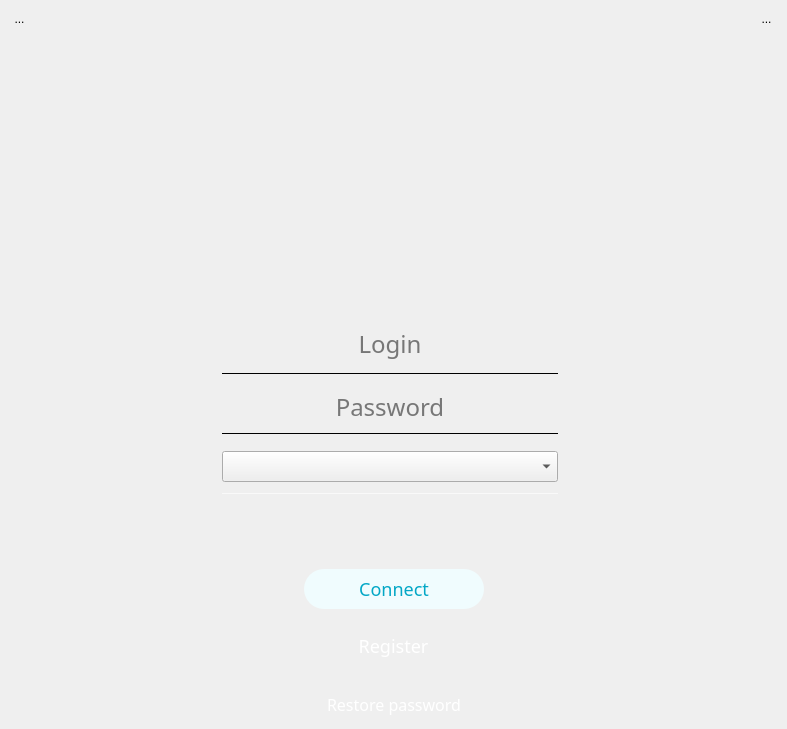
<?xml version="1.0" encoding="UTF-8"?>
<ui version="4.0">
 <class>LoginSmall</class>
 <widget class="QWidget" name="LoginSmall">
  <property name="geometry">
   <rect>
    <x>0</x>
    <y>0</y>
    <width>787</width>
    <height>729</height>
   </rect>
  </property>
  <property name="windowTitle">
   <string>Form</string>
  </property>
  <property name="styleSheet">
   <string notr="true">#LoginSmall {
	background-image: url(:/pics/bg\@3x.png) 0 0 0 0 stretch stretch;
}</string>
  </property>
  <layout class="QVBoxLayout" name="verticalLayout">
   <property name="spacing">
    <number>0</number>
   </property>
   <property name="leftMargin">
    <number>10</number>
   </property>
   <property name="topMargin">
    <number>10</number>
   </property>
   <property name="rightMargin">
    <number>10</number>
   </property>
   <property name="bottomMargin">
    <number>10</number>
   </property>
   <item>
    <layout class="QHBoxLayout" name="horizontalLayout_28">
     <property name="spacing">
      <number>0</number>
     </property>
     <item>
      <layout class="QVBoxLayout" name="verticalLayout_30">
       <property name="spacing">
        <number>0</number>
       </property>
       <item>
        <widget class="QToolButton" name="btHelp">
         <property name="styleSheet">
          <string notr="true">border-radius:12px;</string>
         </property>
         <property name="text">
          <string>...</string>
         </property>
         <property name="icon">
          <iconset resource="../resources/KelvinVPN/main.qrc">
           <normaloff>:/pics/help_icon_noactive@3x.png</normaloff>
           <activeoff>:/pics/help_icon_active@3x.png</activeoff>
           <selectedoff>:/pics/help_icon_active@3x.png</selectedoff>:/pics/help_icon_noactive@3x.png</iconset>
         </property>
         <property name="iconSize">
          <size>
           <width>50</width>
           <height>50</height>
          </size>
         </property>
         <property name="toolButtonStyle">
          <enum>Qt::ToolButtonIconOnly</enum>
         </property>
         <property name="autoRaise">
          <bool>true</bool>
         </property>
        </widget>
       </item>
       <item>
        <spacer name="verticalSpacer_25">
         <property name="orientation">
          <enum>Qt::Vertical</enum>
         </property>
         <property name="sizeType">
          <enum>QSizePolicy::Expanding</enum>
         </property>
         <property name="sizeHint" stdset="0">
          <size>
           <width>20</width>
           <height>160</height>
          </size>
         </property>
        </spacer>
       </item>
      </layout>
     </item>
     <item>
      <spacer name="horizontalSpacer_47">
       <property name="orientation">
        <enum>Qt::Horizontal</enum>
       </property>
       <property name="sizeHint" stdset="0">
        <size>
         <width>40</width>
         <height>20</height>
        </size>
       </property>
      </spacer>
     </item>
     <item>
      <layout class="QVBoxLayout" name="verticalLayout_20">
       <property name="spacing">
        <number>0</number>
       </property>
       <item>
        <spacer name="verticalSpacer_24">
         <property name="orientation">
          <enum>Qt::Vertical</enum>
         </property>
         <property name="sizeType">
          <enum>QSizePolicy::Fixed</enum>
         </property>
         <property name="sizeHint" stdset="0">
          <size>
           <width>20</width>
           <height>14</height>
          </size>
         </property>
        </spacer>
       </item>
       <item>
        <layout class="QVBoxLayout" name="verticalLayout_31">
         <item>
          <widget class="QLabel" name="label_12">
           <property name="sizePolicy">
            <sizepolicy hsizetype="Minimum" vsizetype="Minimum">
             <horstretch>0</horstretch>
             <verstretch>0</verstretch>
            </sizepolicy>
           </property>
           <property name="minimumSize">
            <size>
             <width>200</width>
             <height>200</height>
            </size>
           </property>
           <property name="maximumSize">
            <size>
             <width>200</width>
             <height>200</height>
            </size>
           </property>
           <property name="styleSheet">
            <string notr="true">background: rgb(0, 0, 0,0);</string>
           </property>
           <property name="text">
            <string/>
           </property>
           <property name="pixmap">
            <pixmap resource="../resources/KelvinVPN/main.qrc">:/pics/logo_main@3x.png</pixmap>
           </property>
           <property name="scaledContents">
            <bool>true</bool>
           </property>
           <property name="alignment">
            <set>Qt::AlignHCenter|Qt::AlignTop</set>
           </property>
          </widget>
         </item>
        </layout>
       </item>
      </layout>
     </item>
     <item>
      <spacer name="horizontalSpacer_48">
       <property name="orientation">
        <enum>Qt::Horizontal</enum>
       </property>
       <property name="sizeHint" stdset="0">
        <size>
         <width>40</width>
         <height>20</height>
        </size>
       </property>
      </spacer>
     </item>
     <item>
      <layout class="QVBoxLayout" name="verticalLayout_32">
       <item>
        <widget class="QToolButton" name="btSettings">
         <property name="styleSheet">
          <string notr="true">border-radius:12px;</string>
         </property>
         <property name="text">
          <string>...</string>
         </property>
         <property name="icon">
          <iconset resource="../resources/KelvinVPN/main.qrc">
           <normaloff>:/pics/settings_icon_noactive@3x.png</normaloff>
           <activeoff>:/pics/settings_icon_active@3x.png</activeoff>
           <selectedoff>:/pics/settings_icon_active@3x.png</selectedoff>:/pics/settings_icon_noactive@3x.png</iconset>
         </property>
         <property name="iconSize">
          <size>
           <width>50</width>
           <height>50</height>
          </size>
         </property>
         <property name="toolButtonStyle">
          <enum>Qt::ToolButtonIconOnly</enum>
         </property>
         <property name="autoRaise">
          <bool>true</bool>
         </property>
        </widget>
       </item>
       <item>
        <spacer name="verticalSpacer_28">
         <property name="orientation">
          <enum>Qt::Vertical</enum>
         </property>
         <property name="sizeType">
          <enum>QSizePolicy::Expanding</enum>
         </property>
         <property name="sizeHint" stdset="0">
          <size>
           <width>20</width>
           <height>160</height>
          </size>
         </property>
        </spacer>
       </item>
      </layout>
     </item>
    </layout>
   </item>
   <item>
    <layout class="QVBoxLayout" name="verticalLayout_3">
     <property name="spacing">
      <number>0</number>
     </property>
     <item>
      <spacer name="verticalSpacer_2">
       <property name="orientation">
        <enum>Qt::Vertical</enum>
       </property>
       <property name="sizeType">
        <enum>QSizePolicy::Fixed</enum>
       </property>
       <property name="sizeHint" stdset="0">
        <size>
         <width>20</width>
         <height>36</height>
        </size>
       </property>
      </spacer>
     </item>
     <item>
      <widget class="QLabel" name="lbMessage">
       <property name="sizePolicy">
        <sizepolicy hsizetype="Expanding" vsizetype="Fixed">
         <horstretch>0</horstretch>
         <verstretch>0</verstretch>
        </sizepolicy>
       </property>
       <property name="minimumSize">
        <size>
         <width>0</width>
         <height>30</height>
        </size>
       </property>
       <property name="maximumSize">
        <size>
         <width>16777215</width>
         <height>30</height>
        </size>
       </property>
       <property name="font">
        <font>
         <pointsize>20</pointsize>
        </font>
       </property>
       <property name="styleSheet">
        <string notr="true">color: #0043FF;
font: Regular;</string>
       </property>
       <property name="text">
        <string/>
       </property>
       <property name="scaledContents">
        <bool>false</bool>
       </property>
       <property name="alignment">
        <set>Qt::AlignCenter</set>
       </property>
       <property name="wordWrap">
        <bool>true</bool>
       </property>
      </widget>
     </item>
     <item>
      <spacer name="verticalSpacer_4">
       <property name="orientation">
        <enum>Qt::Vertical</enum>
       </property>
       <property name="sizeType">
        <enum>QSizePolicy::Fixed</enum>
       </property>
       <property name="sizeHint" stdset="0">
        <size>
         <width>20</width>
         <height>36</height>
        </size>
       </property>
      </spacer>
     </item>
    </layout>
   </item>
   <item>
    <layout class="QHBoxLayout" name="horizontalLayout_14">
     <property name="spacing">
      <number>0</number>
     </property>
     <item>
      <spacer name="horizontalSpacer_44">
       <property name="orientation">
        <enum>Qt::Horizontal</enum>
       </property>
       <property name="sizeType">
        <enum>QSizePolicy::Expanding</enum>
       </property>
       <property name="sizeHint" stdset="0">
        <size>
         <width>370</width>
         <height>20</height>
        </size>
       </property>
      </spacer>
     </item>
     <item>
      <layout class="QVBoxLayout" name="verticalLayout_8">
       <property name="spacing">
        <number>16</number>
       </property>
       <property name="leftMargin">
        <number>0</number>
       </property>
       <item>
        <layout class="QHBoxLayout" name="horizontalLayout_3">
         <property name="spacing">
          <number>10</number>
         </property>
         <item>
          <widget class="QLabel" name="label_11">
           <property name="minimumSize">
            <size>
             <width>44</width>
             <height>44</height>
            </size>
           </property>
           <property name="maximumSize">
            <size>
             <width>44</width>
             <height>44</height>
            </size>
           </property>
           <property name="styleSheet">
            <string notr="true">background:	rgb(0,0,0,0);
</string>
           </property>
           <property name="text">
            <string/>
           </property>
           <property name="pixmap">
            <pixmap resource="../resources/KelvinVPN/main.qrc">:/pics/user_icon@3x.png</pixmap>
           </property>
           <property name="scaledContents">
            <bool>true</bool>
           </property>
          </widget>
         </item>
         <item>
          <layout class="QVBoxLayout" name="verticalLayout_5">
           <item>
            <widget class="QLineEdit" name="edUsername">
             <property name="sizePolicy">
              <sizepolicy hsizetype="Expanding" vsizetype="Preferred">
               <horstretch>0</horstretch>
               <verstretch>0</verstretch>
              </sizepolicy>
             </property>
             <property name="minimumSize">
              <size>
               <width>0</width>
               <height>0</height>
              </size>
             </property>
             <property name="maximumSize">
              <size>
               <width>336</width>
               <height>16777215</height>
              </size>
             </property>
             <property name="font">
              <font>
               <family>Regular</family>
               <pointsize>-1</pointsize>
               <weight>50</weight>
               <italic>false</italic>
               <bold>false</bold>
              </font>
             </property>
             <property name="styleSheet">
              <string notr="true">background:	rgb(0,0,0,0);
border: none;
font: 24px Regular;

</string>
             </property>
             <property name="text">
              <string/>
             </property>
             <property name="maxLength">
              <number>336</number>
             </property>
             <property name="alignment">
              <set>Qt::AlignCenter</set>
             </property>
             <property name="placeholderText">
              <string>Login</string>
             </property>
            </widget>
           </item>
           <item>
            <widget class="Line" name="lineUsername">
             <property name="sizePolicy">
              <sizepolicy hsizetype="Preferred" vsizetype="Fixed">
               <horstretch>0</horstretch>
               <verstretch>0</verstretch>
              </sizepolicy>
             </property>
             <property name="minimumSize">
              <size>
               <width>336</width>
               <height>0</height>
              </size>
             </property>
             <property name="maximumSize">
              <size>
               <width>336</width>
               <height>16777215</height>
              </size>
             </property>
             <property name="styleSheet">
              <string notr="true"/>
             </property>
             <property name="frameShadow">
              <enum>QFrame::Plain</enum>
             </property>
             <property name="midLineWidth">
              <number>1</number>
             </property>
             <property name="orientation">
              <enum>Qt::Horizontal</enum>
             </property>
            </widget>
           </item>
          </layout>
         </item>
        </layout>
       </item>
       <item>
        <layout class="QHBoxLayout" name="horizontalLayout_15">
         <property name="spacing">
          <number>10</number>
         </property>
         <item>
          <widget class="QLabel" name="label_10">
           <property name="minimumSize">
            <size>
             <width>44</width>
             <height>44</height>
            </size>
           </property>
           <property name="maximumSize">
            <size>
             <width>44</width>
             <height>44</height>
            </size>
           </property>
           <property name="styleSheet">
            <string notr="true">background:	rgb(0,0,0,0);
</string>
           </property>
           <property name="text">
            <string/>
           </property>
           <property name="pixmap">
            <pixmap resource="../resources/KelvinVPN/main.qrc">:/pics/psw_icon@3x.png</pixmap>
           </property>
           <property name="scaledContents">
            <bool>true</bool>
           </property>
          </widget>
         </item>
         <item>
          <layout class="QVBoxLayout" name="verticalLayout_4">
           <item>
            <widget class="QLineEdit" name="edPassword">
             <property name="minimumSize">
              <size>
               <width>252</width>
               <height>20</height>
              </size>
             </property>
             <property name="maximumSize">
              <size>
               <width>336</width>
               <height>16777215</height>
              </size>
             </property>
             <property name="font">
              <font>
               <family>Regular</family>
               <pointsize>-1</pointsize>
               <weight>50</weight>
               <italic>false</italic>
               <bold>false</bold>
              </font>
             </property>
             <property name="styleSheet">
              <string notr="true">background:	rgb(0,0,0,0);
border: none;
font: 24px Regular;

</string>
             </property>
             <property name="text">
              <string/>
             </property>
             <property name="maxLength">
              <number>336</number>
             </property>
             <property name="echoMode">
              <enum>QLineEdit::Password</enum>
             </property>
             <property name="alignment">
              <set>Qt::AlignCenter</set>
             </property>
             <property name="placeholderText">
              <string>Password</string>
             </property>
            </widget>
           </item>
           <item>
            <widget class="Line" name="linePassword">
             <property name="minimumSize">
              <size>
               <width>336</width>
               <height>0</height>
              </size>
             </property>
             <property name="maximumSize">
              <size>
               <width>336</width>
               <height>16777215</height>
              </size>
             </property>
             <property name="styleSheet">
              <string notr="true"/>
             </property>
             <property name="frameShadow">
              <enum>QFrame::Plain</enum>
             </property>
             <property name="midLineWidth">
              <number>1</number>
             </property>
             <property name="orientation">
              <enum>Qt::Horizontal</enum>
             </property>
            </widget>
           </item>
          </layout>
         </item>
        </layout>
       </item>
       <item>
        <layout class="QHBoxLayout" name="horizontalLayout_4">
         <property name="spacing">
          <number>10</number>
         </property>
         <item>
          <widget class="QLabel" name="label_17">
           <property name="minimumSize">
            <size>
             <width>44</width>
             <height>44</height>
            </size>
           </property>
           <property name="maximumSize">
            <size>
             <width>44</width>
             <height>44</height>
            </size>
           </property>
           <property name="styleSheet">
            <string notr="true">background:	rgb(0,0,0,0);
</string>
           </property>
           <property name="text">
            <string/>
           </property>
           <property name="pixmap">
            <pixmap resource="../resources/KelvinVPN/main.qrc">:/pics/server_icon@3x.png</pixmap>
           </property>
           <property name="scaledContents">
            <bool>true</bool>
           </property>
          </widget>
         </item>
         <item>
          <layout class="QVBoxLayout" name="verticalLayout_10">
           <item>
            <widget class="QComboBox" name="cbUpstream">
             <property name="sizePolicy">
              <sizepolicy hsizetype="Expanding" vsizetype="Minimum">
               <horstretch>0</horstretch>
               <verstretch>0</verstretch>
              </sizepolicy>
             </property>
             <property name="minimumSize">
              <size>
               <width>0</width>
               <height>20</height>
              </size>
             </property>
             <property name="maximumSize">
              <size>
               <width>16777215</width>
               <height>16777215</height>
              </size>
             </property>
             <property name="styleSheet">
              <string notr="true">QComboBox{ border: none;
 font-weight:bold;
 color: #03A7C6;
 background-color:  rgba(255, 255, 255, 0);   /* цвет фона*/
 padding-left: 20px;                          /* отступ от левого края*/
 font: 18px Regular;
}

#cbLoginLocation{
    color: rgba(255, 255, 255, 0.8);
}

QComboBox QListView{
    background-color: rgb(221, 248, 255);
    color: rgb(0, 0, 0) ;
}

QComboBox QListView::separator{
    width:  265px;
    color: rgba(3,167,198,0.2);
}

QComboBox::item{
    color: rgb(75, 210, 255);
}

/*Проверить что не так, ибо размеры флагов почему-то не выстовляются*/
QComboBox::item::QIcon{
    width: 25px;
    height: 15px;
}

QComboBox::item::selected{
    color: rgb(255, 255, 255);
    background-color: rgb(20, 180, 221);
}

QComboBox::drop-down{
    subcontrol-origin: padding;
    subcontrol-position: bottom right;
/*    background-color:   rgb(221, 248, 255);*/
    selection-background-color: #14B4DD;
    selection-color: #fff;
    color: rgb(0, 0, 0) ;
    background-color: rgba(221, 248, 255,0) ;
    border-width: 0px;
}

QComboBox:on { /* shift the text when the popup opens */
    padding-top: 3px;
    padding-left: 4px;
}

QComboBox::down-arrow {
    padding-right: 10px;
    height: 30px;
    width: 30px;
    image: url(:/pics/arrow_down_mainscreen\@3x.png);
    background-color:  rgb(38, 180, 207, 0);
}


QComboBox QAbstractItemView {
        color:rgb(0,0,0);
}</string>
             </property>
             <property name="editable">
              <bool>false</bool>
             </property>
             <property name="currentText">
              <string/>
             </property>
             <property name="currentIndex">
              <number>-1</number>
             </property>
             <property name="iconSize">
              <size>
               <width>16</width>
               <height>16</height>
              </size>
             </property>
            </widget>
           </item>
           <item>
            <widget class="Line" name="line_15">
             <property name="minimumSize">
              <size>
               <width>252</width>
               <height>0</height>
              </size>
             </property>
             <property name="maximumSize">
              <size>
               <width>336</width>
               <height>16777215</height>
              </size>
             </property>
             <property name="styleSheet">
              <string notr="true">color: rgba(255, 255, 255, 0.65);</string>
             </property>
             <property name="frameShadow">
              <enum>QFrame::Plain</enum>
             </property>
             <property name="midLineWidth">
              <number>1</number>
             </property>
             <property name="orientation">
              <enum>Qt::Horizontal</enum>
             </property>
            </widget>
           </item>
          </layout>
         </item>
        </layout>
       </item>
      </layout>
     </item>
     <item>
      <spacer name="horizontalSpacer">
       <property name="orientation">
        <enum>Qt::Horizontal</enum>
       </property>
       <property name="sizeType">
        <enum>QSizePolicy::Fixed</enum>
       </property>
       <property name="sizeHint" stdset="0">
        <size>
         <width>14</width>
         <height>30</height>
        </size>
       </property>
      </spacer>
     </item>
     <item>
      <spacer name="horizontalSpacer_46">
       <property name="orientation">
        <enum>Qt::Horizontal</enum>
       </property>
       <property name="sizeType">
        <enum>QSizePolicy::Expanding</enum>
       </property>
       <property name="sizeHint" stdset="0">
        <size>
         <width>416</width>
         <height>20</height>
        </size>
       </property>
      </spacer>
     </item>
    </layout>
   </item>
   <item>
    <spacer name="verticalSpacer">
     <property name="orientation">
      <enum>Qt::Vertical</enum>
     </property>
     <property name="sizeType">
      <enum>QSizePolicy::Fixed</enum>
     </property>
     <property name="sizeHint" stdset="0">
      <size>
       <width>20</width>
       <height>74</height>
      </size>
     </property>
    </spacer>
   </item>
   <item>
    <layout class="QHBoxLayout" name="horizontalLayout_22">
     <item>
      <spacer name="horizontalSpacer_37">
       <property name="orientation">
        <enum>Qt::Horizontal</enum>
       </property>
       <property name="sizeType">
        <enum>QSizePolicy::Expanding</enum>
       </property>
       <property name="sizeHint" stdset="0">
        <size>
         <width>40</width>
         <height>20</height>
        </size>
       </property>
      </spacer>
     </item>
     <item>
      <widget class="QPushButton" name="btLogin">
       <property name="enabled">
        <bool>true</bool>
       </property>
       <property name="minimumSize">
        <size>
         <width>180</width>
         <height>40</height>
        </size>
       </property>
       <property name="maximumSize">
        <size>
         <width>180</width>
         <height>40</height>
        </size>
       </property>
       <property name="font">
        <font>
         <family>Regular</family>
         <pointsize>-1</pointsize>
         <weight>50</weight>
         <italic>false</italic>
         <bold>false</bold>
        </font>
       </property>
       <property name="styleSheet">
        <string notr="true">QPushButton {
    border-radius: 20px;
	font: 18px Regular;
    border-width: 1px;
    background-color: rgb(240, 252, 254);
    color: #03A7C6;
}

QPushButton:hover{
    background-color: #14B4DD;
	color: #fff;
	border: 1px solid #fff;
} 

</string>
       </property>
       <property name="text">
        <string>Connect</string>
       </property>
       <property name="flat">
        <bool>true</bool>
       </property>
      </widget>
     </item>
     <item>
      <spacer name="horizontalSpacer_38">
       <property name="orientation">
        <enum>Qt::Horizontal</enum>
       </property>
       <property name="sizeHint" stdset="0">
        <size>
         <width>40</width>
         <height>20</height>
        </size>
       </property>
      </spacer>
     </item>
    </layout>
   </item>
   <item>
    <layout class="QHBoxLayout" name="horizontalLayout_71">
     <item>
      <spacer name="horizontalSpacer_39">
       <property name="orientation">
        <enum>Qt::Horizontal</enum>
       </property>
       <property name="sizeHint" stdset="0">
        <size>
         <width>13</width>
         <height>20</height>
        </size>
       </property>
      </spacer>
     </item>
     <item>
      <layout class="QVBoxLayout" name="verticalLayout_2">
       <property name="spacing">
        <number>2</number>
       </property>
       <item>
        <spacer name="verticalSpacer_3">
         <property name="orientation">
          <enum>Qt::Vertical</enum>
         </property>
         <property name="sizeType">
          <enum>QSizePolicy::Fixed</enum>
         </property>
         <property name="sizeHint" stdset="0">
          <size>
           <width>333</width>
           <height>20</height>
          </size>
         </property>
        </spacer>
       </item>
       <item>
        <layout class="QHBoxLayout" name="horizontalLayout">
         <item>
          <spacer name="horizontalSpacer_5">
           <property name="orientation">
            <enum>Qt::Horizontal</enum>
           </property>
           <property name="sizeHint" stdset="0">
            <size>
             <width>40</width>
             <height>20</height>
            </size>
           </property>
          </spacer>
         </item>
         <item>
          <widget class="QToolButton" name="btRegister">
           <property name="cursor">
            <cursorShape>ArrowCursor</cursorShape>
           </property>
           <property name="autoFillBackground">
            <bool>false</bool>
           </property>
           <property name="styleSheet">
            <string notr="true">QToolButton {
	font: 18px Regular; 
	color: #fff;
	background: rgba(0,0,0,0);
}

QToolButton:hover{
	color: #1892ac;
} </string>
           </property>
           <property name="text">
            <string>Register</string>
           </property>
           <property name="toolButtonStyle">
            <enum>Qt::ToolButtonTextOnly</enum>
           </property>
           <property name="autoRaise">
            <bool>true</bool>
           </property>
          </widget>
         </item>
         <item>
          <spacer name="horizontalSpacer_6">
           <property name="orientation">
            <enum>Qt::Horizontal</enum>
           </property>
           <property name="sizeHint" stdset="0">
            <size>
             <width>40</width>
             <height>20</height>
            </size>
           </property>
          </spacer>
         </item>
        </layout>
       </item>
       <item>
        <spacer name="verticalSpacer_6">
         <property name="orientation">
          <enum>Qt::Vertical</enum>
         </property>
         <property name="sizeHint" stdset="0">
          <size>
           <width>20</width>
           <height>40</height>
          </size>
         </property>
        </spacer>
       </item>
       <item>
        <layout class="QHBoxLayout" name="horizontalLayout_6">
         <item>
          <spacer name="horizontalSpacer_55">
           <property name="orientation">
            <enum>Qt::Horizontal</enum>
           </property>
           <property name="sizeType">
            <enum>QSizePolicy::Expanding</enum>
           </property>
           <property name="sizeHint" stdset="0">
            <size>
             <width>40</width>
             <height>20</height>
            </size>
           </property>
          </spacer>
         </item>
         <item>
          <widget class="QToolButton" name="btRestore">
           <property name="styleSheet">
            <string notr="true">QToolButton {
	font: 16px Regular; 
	color: #fff;
}

QToolButton:hover{
	color: #1892ac;
} </string>
           </property>
           <property name="text">
            <string>Restore password</string>
           </property>
           <property name="autoRaise">
            <bool>true</bool>
           </property>
          </widget>
         </item>
         <item>
          <spacer name="horizontalSpacer_49">
           <property name="orientation">
            <enum>Qt::Horizontal</enum>
           </property>
           <property name="sizeType">
            <enum>QSizePolicy::Expanding</enum>
           </property>
           <property name="sizeHint" stdset="0">
            <size>
             <width>40</width>
             <height>28</height>
            </size>
           </property>
          </spacer>
         </item>
        </layout>
       </item>
      </layout>
     </item>
     <item>
      <spacer name="horizontalSpacer_40">
       <property name="orientation">
        <enum>Qt::Horizontal</enum>
       </property>
       <property name="sizeType">
        <enum>QSizePolicy::Expanding</enum>
       </property>
       <property name="sizeHint" stdset="0">
        <size>
         <width>40</width>
         <height>20</height>
        </size>
       </property>
      </spacer>
     </item>
    </layout>
   </item>
  </layout>
 </widget>
 <resources>
  <include location="../resources/KelvinVPN/main.qrc"/>
 </resources>
 <connections/>
</ui>
